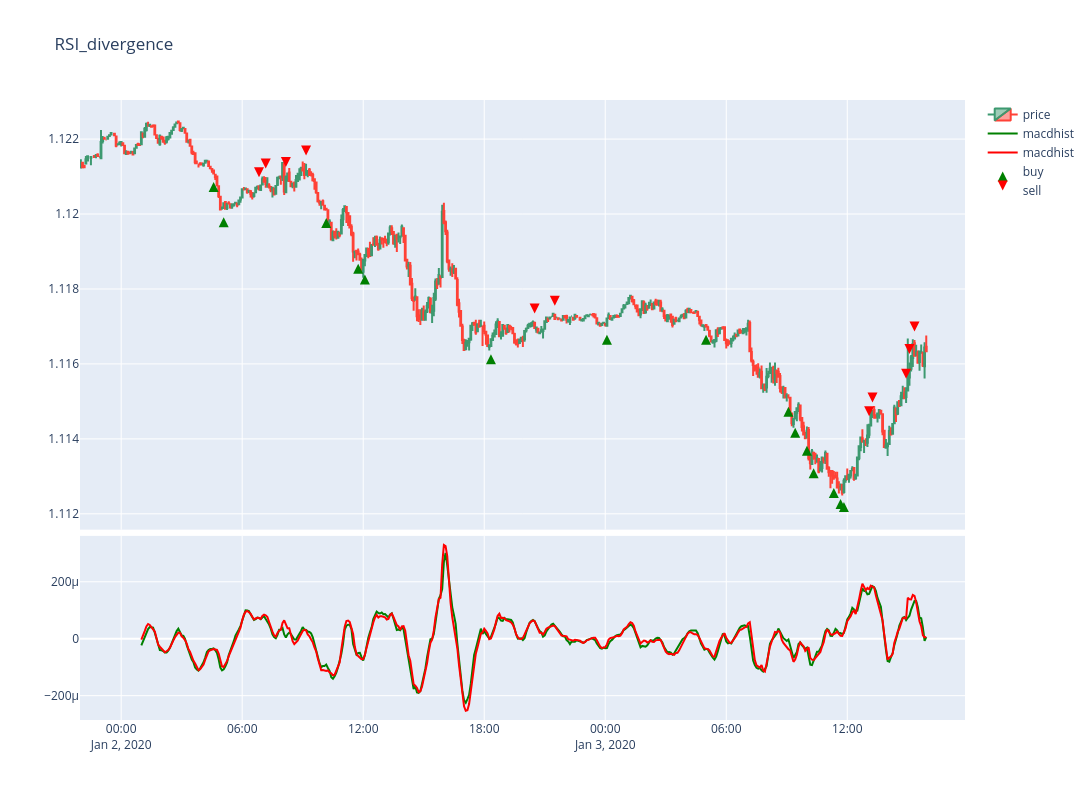

Notebook code cell kept with this figure:
### Code cell
figure = make_subplots(rows=2, cols=1, row_heights=[0.7,0.3], shared_xaxes=True,vertical_spacing=0.01)
figure.update_layout(height=800, width=1200, title_text='RSI_divergence')

pos_col='div_pos'

y_color_buy=df_plot[df_plot[pos_col]==1]['l']*0.9998
y_color_buy_index=df_plot[df_plot[pos_col]==1].index
y_color_sell=df_plot[df_plot[pos_col]==-1]['h']*1.0002
y_color_sell_index=df_plot[df_plot[pos_col]==-1].index

#y_color_sell=df_plot[df_plot['pos_ch_bear']==-1]['h']*1.0002
#y_color_sell_index=df_plot[df_plot['pos_ch_bear']==-1].index
#y_color_buy=df_plot[df_plot['pos_ch_bull']==1]['l']*0.9998
#y_color_buy_index=df_plot[df_plot['pos_ch_bull']==1].index


figure.add_trace(go.Candlestick(x=df_plot.index,
                                open=df_plot['o'],
                                high=df_plot['h'],
                                low=df_plot['l'],
                                close=df_plot['c'],
                                name='price'), row=1, col=1)

figure.add_trace(go.Scatter(x=df_plot.index,y=df_plot['MACD_low'],mode='lines',line_color='green',name='macdhist'),col=1,row=2)
figure.add_trace(go.Scatter(x=df_plot.index,y=df_plot['MACD_high'],mode='lines',line_color='red',name='macdhist'),col=1,row=2)
figure.add_trace(go.Scatter(x=y_color_buy_index, y=y_color_buy, mode='markers', marker_symbol='arrow-up', marker_color='green', name='buy', marker_size=10), col=1, row=1)
figure.add_trace(go.Scatter(x=y_color_sell_index, y=y_color_sell, mode='markers', marker_symbol='arrow-down', marker_color='red', name='sell', marker_size=10), col=1, row=1)
#for i in idxs:
    

    #figure.add_trace(go.Scatter(x=df_plot.loc[i].index,y=df_plot['RSI_low'].loc[i],mode='lines',line_color='red',name='macdhist'),col=1,row=2)

    

figure.update_layout(xaxis_rangeslider_visible=False)
figure.update_xaxes(
        rangebreaks=[
            dict(bounds=["sat", "mon"])]
    )
figure.show()

### Figure 1 — Plotly figure (JSON) as saved in the notebook; plotly's stock layout.template omitted (floating-point values rounded to 4 significant figures; data arrays with more than 128 entries replaced by an {"elided": "..."} marker saying what was removed)
{"data": [{"close": {"elided": "500 float values"}, "high": {"elided": "500 float values"}, "low": {"elided": "500 float values"}, "name": "price", "open": {"elided": "500 float values"}, "type": "candlestick", "x": {"elided": "500 str values"}, "xaxis": "x", "yaxis": "y"}, {"line": {"color": "green"}, "mode": "lines", "name": "macdhist", "type": "scatter", "x": {"elided": "500 str values"}, "xaxis": "x2", "y": {"elided": "500 float values"}, "yaxis": "y2"}, {"line": {"color": "red"}, "mode": "lines", "name": "macdhist", "type": "scatter", "x": {"elided": "500 str values"}, "xaxis": "x2", "y": {"elided": "500 float values"}, "yaxis": "y2"}, {"marker": {"color": "green", "size": 10, "symbol": "arrow-up"}, "mode": "markers", "name": "buy", "type": "scatter", "x": ["2020-01-02 04:35:00+00:00", "2020-01-02 05:05:00+00:00", "2020-01-02 10:10:00+00:00", "2020-01-02 11:45:00+00:00", "2020-01-02 12:05:00+00:00", "2020-01-02 18:20:00+00:00", "2020-01-03 00:05:00+00:00", "2020-01-03 05:00:00+00:00", "2020-01-03 09:05:00+00:00", "2020-01-03 09:25:00+00:00", "2020-01-03 10:00:00+00:00", "2020-01-03 10:20:00+00:00", "2020-01-03 11:20:00+00:00", "2020-01-03 11:40:00+00:00", "2020-01-03 11:50:00+00:00"], "xaxis": "x", "y": [1.121, 1.12, 1.12, 1.119, 1.118, 1.116, 1.117, 1.117, 1.115, 1.114, 1.114, 1.113, 1.113, 1.112, 1.112], "yaxis": "y"}, {"marker": {"color": "red", "size": 10, "symbol": "arrow-down"}, "mode": "markers", "name": "sell", "type": "scatter", "x": ["2020-01-02 06:50:00+00:00", "2020-01-02 07:10:00+00:00", "2020-01-02 08:10:00+00:00", "2020-01-02 09:10:00+00:00", "2020-01-02 20:30:00+00:00", "2020-01-02 21:30:00+00:00", "2020-01-03 13:05:00+00:00", "2020-01-03 13:15:00+00:00", "2020-01-03 14:55:00+00:00", "2020-01-03 15:05:00+00:00", "2020-01-03 15:20:00+00:00"], "xaxis": "x", "y": [1.121, 1.121, 1.121, 1.122, 1.117, 1.118, 1.115, 1.115, 1.116, 1.116, 1.117], "yaxis": "y"}], "layout": {"height": 800, "title": {"text": "RSI_divergence"}, "width": 1200, "xaxis": {"anchor": "y", "domain": [0, 1], "matches": "x2", "rangebreaks": [{"bounds": ["sat", "mon"]}], "rangeslider": {"visible": false}, "showticklabels": false}, "xaxis2": {"anchor": "y2", "domain": [0, 1], "rangebreaks": [{"bounds": ["sat", "mon"]}]}, "yaxis": {"anchor": "x", "domain": [0.307, 1]}, "yaxis2": {"anchor": "x2", "domain": [0, 0.297]}}}
